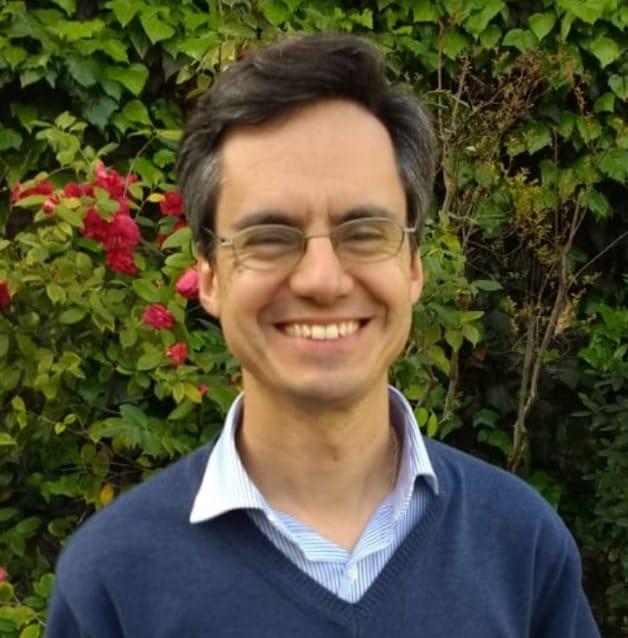
%> input picture The_Subject.jpeg, 628 x 638 px
$ octave main.m   (GNU Octave 9; MATLAB toolbox functions it lacks are replaced by stand-ins)
%> lines starting %> are read from the running program, lines starting %| are printed output that depends on the picture
clc;
close all;
clear all;
%% Import
% Make shure that the files are in the same folder as the script or add the
% full path to them
addpath('bm3d_matlab_package');
im = imread('The_Subject.jpeg');
%> im is the input picture: size 638x628x3 uint8; mean R, G, B 82.7, 80.3, 54.4
img = rgb2gray(im);
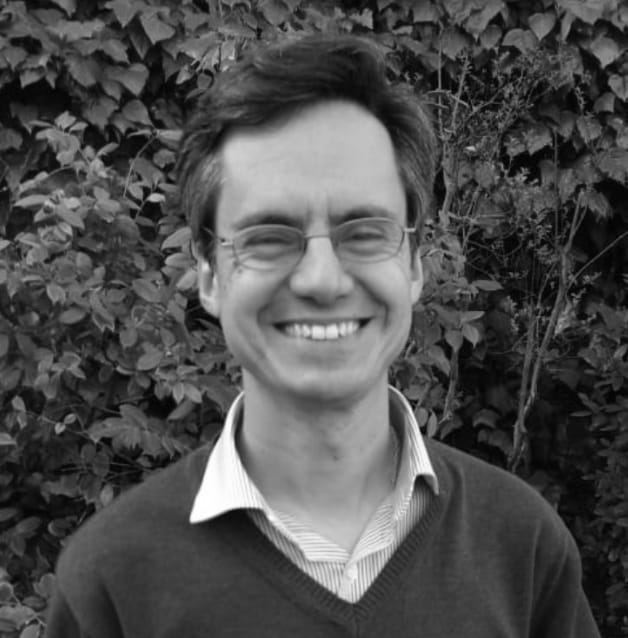
%> img: size 638x628 uint8; min 0, max 255, mean 78.1


%% Noise Introducction to the images
gaussed = imnoise(img, 'gaussian');
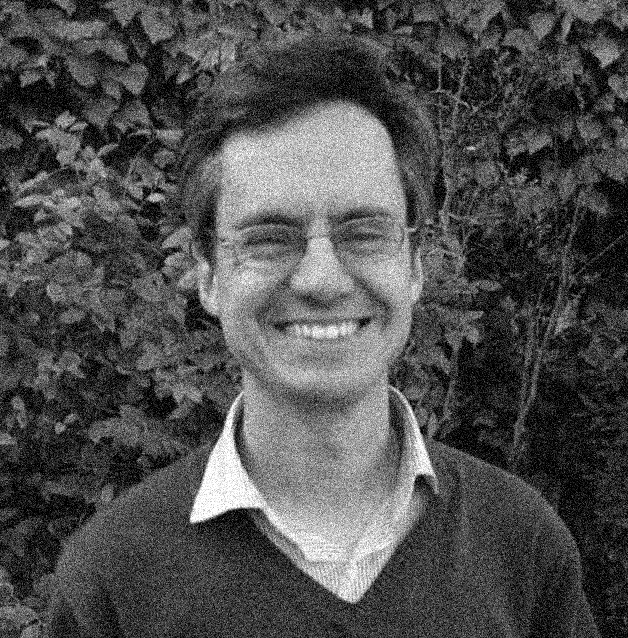
%> gaussed: size 638x628 uint8; min 0, max 255, mean 78.8
gaussed_2 = imnoise(img, 'gaussian', 0, 0.1);
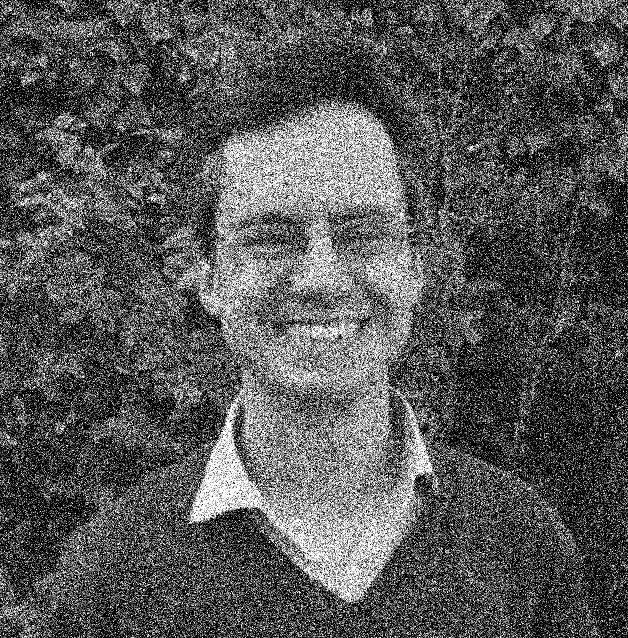
%> gaussed_2: size 638x628 uint8; min 0, max 255, mean 87.1
gaussed_3 = imnoise(img, 'gaussian', 0, 0.8);
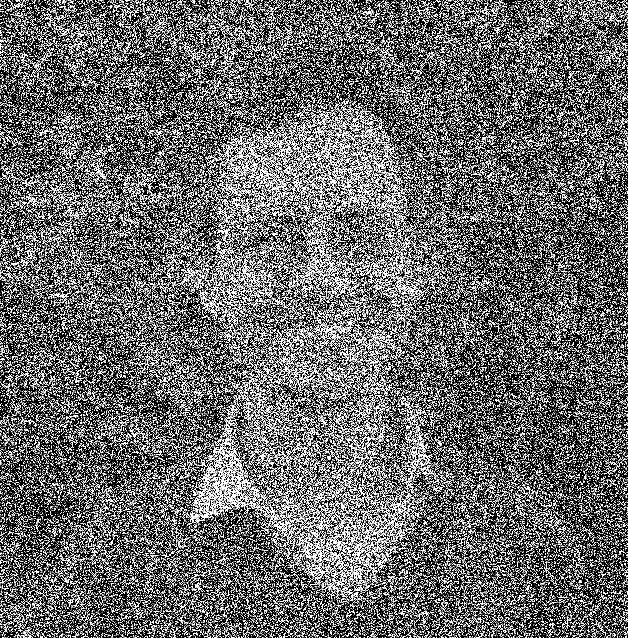
%> gaussed_3: size 638x628 uint8; min 0, max 255, mean 106.5

poissoned = imnoise(img, 'poisson'); %basic poisson noise
poissoned_2 = imnoise(img, 'poisson');
poissoned_3 = imnoise(img, 'poisson');

% [13 lines of commented-out code are left out]

%> (the run ends here)

$ run again, with PoissonNoise.jpg copied over The_Subject.jpeg
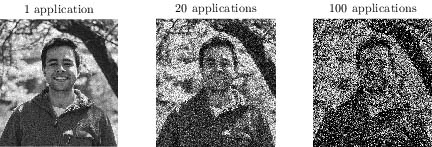
%> input picture PoissonNoise.jpg, 432 x 147 px
%> im is the input picture: size 147x432x3 uint8; min 0, max 255, mean 143.6
%> `gaussed_3 = imnoise(img, 'gaussian', 0, 0.8);`:
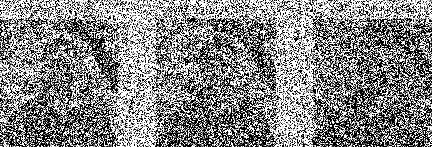
%> gaussed_3: size 147x432 uint8; min 0, max 255, mean 133.6
%> `poissoned_3 = imnoise(img, 'poisson');`:
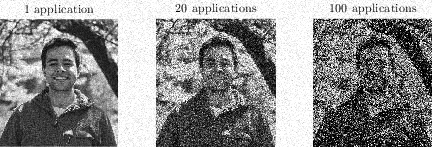
%> poissoned_3: size 147x432 uint8; min 0, max 255, mean 141.9; mean of the top-left, top-right, bottom-left and bottom-right quarters 173.3, 153.4, 125.6, 116.1
